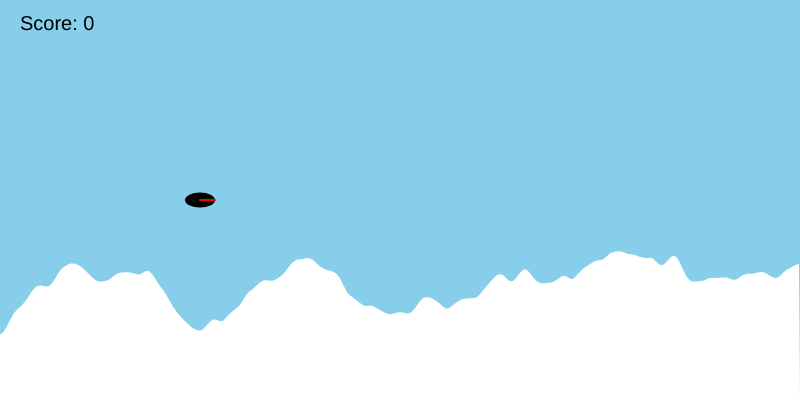
Frame 1 (no input)
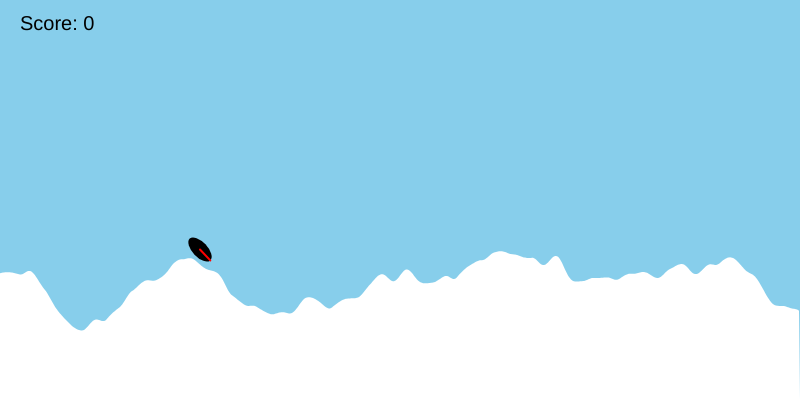
Frame 60 (no input)
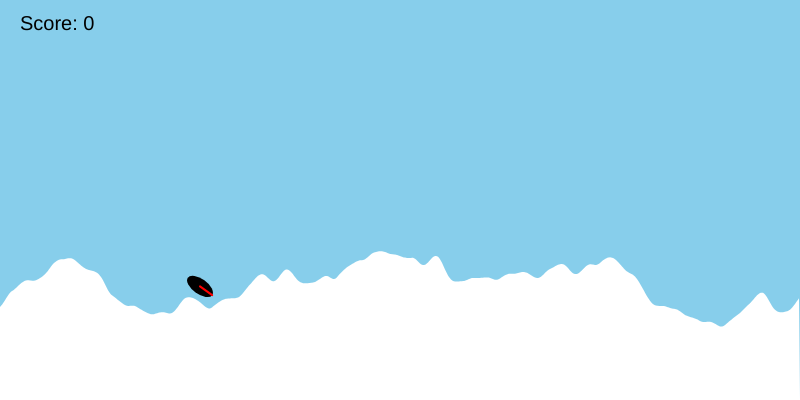
Frame 120 (the mouse pressed at the canvas centre since frame 60)

The p5.js sketch that drew these frames (run headless with seeded random() and noise() and a simulated clock; from frame 60 on, the mouse is pressed at the canvas centre):

// p5.js sketch
// ── sketch.js





// JS CODE

// ======================
// GLOBAL STATE
// ======================

let isOnGround = false;
let flipRotation = 0;
let flips = 0;
let score = 0;

// ======================
// PLAYER
// ======================

let player = {
  x: 200,
  y: 200,
  radius: 15,
  velocityY: 0,
  angle: 0
};

let gravity = 0.6;
let jumpForce = -16;

// ======================
// TERRAIN
// ======================

let terrainOffset = 0;

// ======================
// SETUP & DRAW
// ======================

function setup() {
  createCanvas(800, 400);
  textFont('Arial');
}

function draw() {
  background(135, 206, 235);

  drawTerrain();
  drawPlayer();
  applyPhysics();
  drawHUD();
}

// ======================
// TERRAIN
// ======================

function drawTerrain() {
  fill(255);
  noStroke();

  beginShape();
  vertex(0, height);

  for (let x = 0; x < width; x++) {
    let y = noise((x + terrainOffset) * 0.01) * 200 + 200;
    vertex(x, y);
  }

  vertex(width, height);
  endShape(CLOSE);

  terrainOffset += 2;
}

// ======================
// PLAYER RENDER
// ======================

function drawPlayer() {
  push();

  translate(player.x, player.y);
  rotate(player.angle);

  // body
  fill(0);
  ellipse(0, 0, player.radius * 2, player.radius);

  // direction indicator
  stroke(255, 0, 0);
  strokeWeight(2);
  line(0, 0, player.radius, 0);
  noStroke();

  pop();
}

// ======================
// HELPER
// ======================

function angleDifference(a, b) {
  let diff = (a - b + PI) % TWO_PI - PI;
  return abs(diff);
}

// ======================
// PHYSICS + GAME LOGIC
// ======================

function applyPhysics() {
  // gravity
  player.velocityY += gravity;
  player.y += player.velocityY;

  let groundY = getGroundHeight(player.x);

  // ======================
  // GROUND COLLISION & FLIP LOGIC
  // ======================
  if (player.y + player.radius > groundY) {
    player.y = groundY - player.radius;
    player.velocityY = 0;
    isOnGround = true;

    let slopeAngle = getSlopeAngle(player.x);
    let landingDifference = angleDifference(player.angle, slopeAngle);

    if (landingDifference < 0.5) {
      // GOOD LANDING
      if (abs(flipRotation) >= TWO_PI) {
        flips = floor(abs(flipRotation) / TWO_PI);
        score += flips * 100;
        flipRotation = 0;
        flips = 0;
      }
    } else {
      // BAD LANDING
      score = max(0, score - 100);
      flipRotation = 0;
      flips = 0;
    }

    player.angle = slopeAngle;

  } else {
    // IN AIR
    isOnGround = false;

    let spinSpeed = 0.12;
    player.angle += spinSpeed;
    flipRotation += spinSpeed;
  }

  // ======================
  // GAME OVER: FALL OFF SCREEN
  // ======================
  if (player.y - player.radius > height) {
    resetGame();
  }
}

// ======================
// TERRAIN HELPERS
// ======================

function getGroundHeight(x) {
  return noise((x + terrainOffset) * 0.01) * 200 + 200;
}

function getSlopeAngle(x) {
  let front = getGroundHeight(x + 10);
  let back = getGroundHeight(x - 10);
  return atan2(front - back, 20);
}

// ======================
// INPUT
// ======================

function keyPressed() {
  if (key === ' ' && isOnGround) {
    player.velocityY = jumpForce;
  }
}

// ======================
// HUD
// ======================

function drawHUD() {
  fill(0);
  textSize(20);
  text("Score: " + score, 20, 30);
}

// ======================
// RESET GAME FUNCTION
// ======================

function resetGame() {
  player.x = 200;
  player.y = 200;
  player.velocityY = 0;
  player.angle = 0;
  flipRotation = 0;
  flips = 0;
  score = 0;
  terrainOffset = 0;
}
